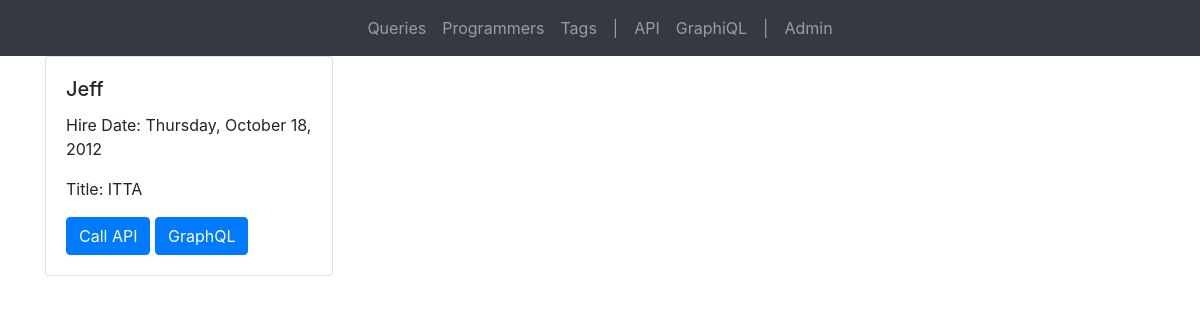
The app's page /programmers/1/, older data.
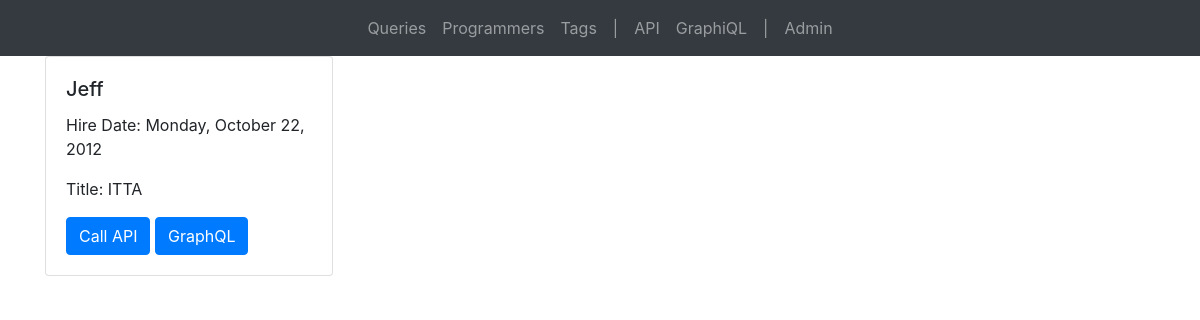
The same page, newer data.
### querymanager/models.py (models this page shows, shortened)
class Programmer(models.Model):
    programmer_id = models.AutoField(primary_key=True)
    name = models.CharField(max_length=100)
    title = models.CharField(max_length=100)
    hire_date = models.DateField(null=True)

### querymanager/views.py (the view)
# urls.py: path('programmers/<int:pk>/', views.ProgrammerDetail.as_view(), name='programmer_detail'),
class ProgrammerDetail(DetailView):
    model = Programmer
    queryset = Programmer.objects.all()

### querymanager/templates/querymanager/programmer_detail.html (shortened to what this page needs)
{% extends "querymanager/base.html" %}
{% load static %}
{% block content %}
<div class="row">
    <div class="col-lg-12">
        <div class="card" style="width: 18rem;">
            <div class="card-body">
                <h5 class="card-title">{{ programmer.name }}</h5>
                <p class="card-text" id="hiredate">Hire Date: {{ programmer.hire_date|date:'l, F d, Y' }}</p>
                <p class="card-text" id="title">Title: ITTA</p>
                <a href="#" class="btn btn-primary api" id="api_{{ programmer.programmer_id }}">Call API</a>
                <a href="#" class="btn btn-primary gql" id="gql_{{ programmer.programmer_id }}">GraphQL</a>
            </div>
          </div>
    </div>
</div>
{% endblock %}

### querymanager/templates/querymanager/base.html (shortened to what this page needs)
{% load static %}
<!DOCTYPE html>
<html lang="en">
<head>
    <link rel="stylesheet" href="https://stackpath.bootstrapcdn.com/bootstrap/4.3.1/css/bootstrap.min.css">
    <link rel="stylesheet" type="text/css" href="{% static 'querymanager/site.css' %}">
</head>
<body>
    <header class='site-header'>
        {% include "querymanager/nav.html" %}
    </header>
    <main role="main" class="container">
        <div class="row">
            <div class="col-lg-12">
                {% block content %}{% endblock content %}
            </div>
        </div>
    </main>
</body>
</html>

### querymanager/templates/querymanager/nav.html (shortened to what this page needs)
<nav class="navbar navbar-expand-lg navbar-dark bg-dark">
	<div class="collapse navbar-collapse justify-content-md-center" id="navbarsExample08">
		<ul class="navbar-nav">
			<li class="nav-item {{ query_active }}">
				<a class="nav-link" href="{% url 'querylist' %}">Queries</a>
			</li>
			<li class="nav-item {% if request.path == '/programmers/' %} active {% endif %}">
				<a class="nav-link" href="{% url 'programmer_list' %}">Programmers</a>
			</li>
			<li class="nav-item {{ tags_active }}">
				<a class="nav-link" href="{% url 'tag_list' %}">Tags</a>
			</li>
			<li class="nav-item {{ tags_active }}">
				<a class="nav-link" href="#">|</a>
			</li>
			<li class="nav-item">
				<a class="nav-link" href="/api-auth/">API</a>
			</li>
			<li class="nav-item">
				<a class="nav-link" href="/graphql/">GraphiQL</a>
			</li>
			<li class="nav-item {{ tags_active }}">
				<a class="nav-link" href="#">|</a>
			</li>
			<li class="nav-item">
				<a class="nav-link" href="/admin/">Admin</a>
			</li>
		</ul>
	</div>
</nav>

### querymanager/static/querymanager/site.css (style rules this page uses)
.nav-link { color: black; }

Row changes from the older to the newer data that the page shows:
changed Programmer "Jeff": hire_date "Thursday, October 18, 2012" → "Monday, October 22, 2012"
